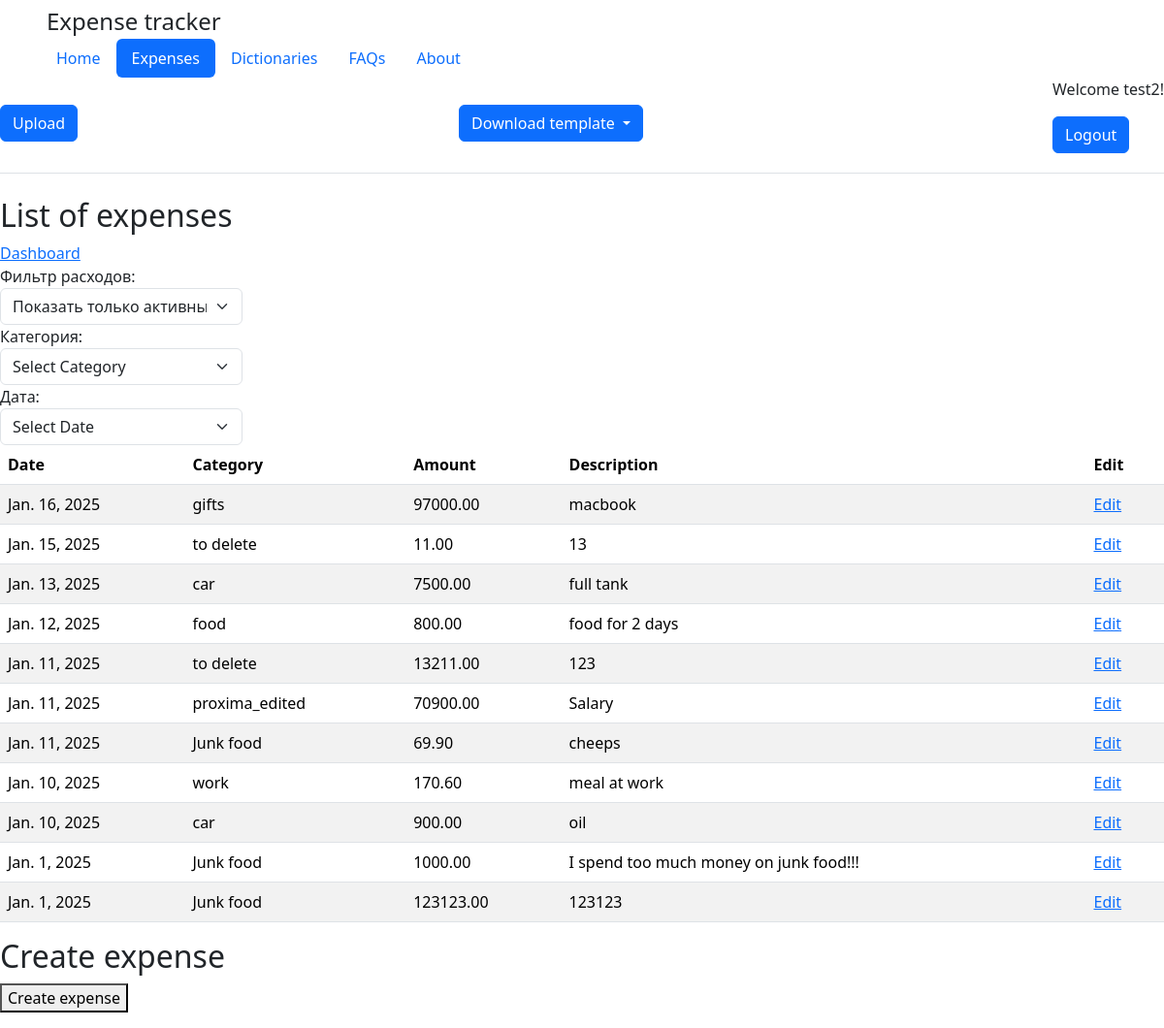
The app's page /expenses/ (signed in), older data.
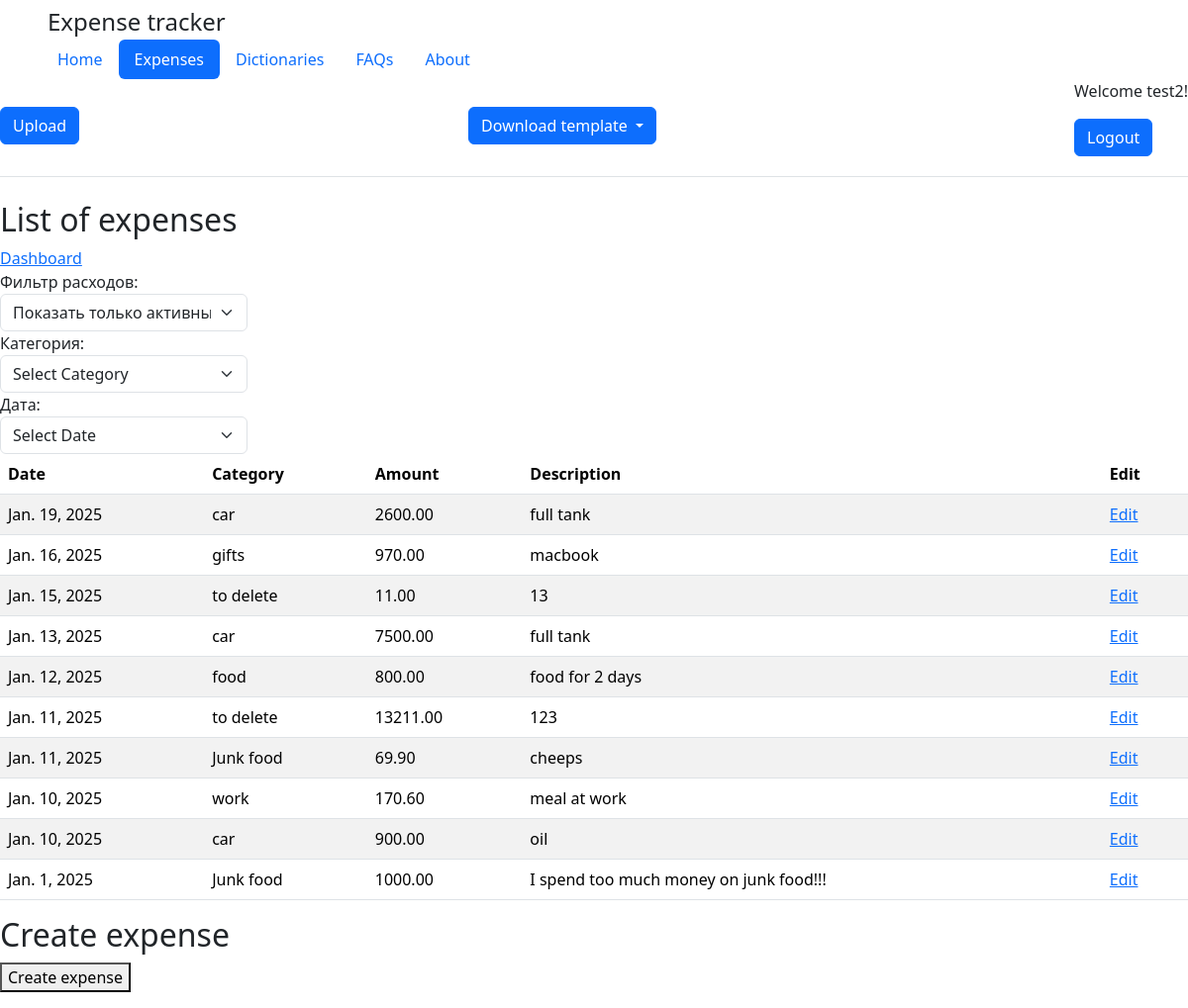
The same page, newer data.
### tracker_app/models.py (models this page shows, shortened)
class Expense(models.Model):
    date = models.DateField()
    category = models.ForeignKey(Category, on_delete=models.CASCADE)
    amount = models.DecimalField(max_digits=10, decimal_places=2, validators=[validate_positiv_decimal])
    desc = models.TextField(blank=True, null=True)
    time_update = models.DateTimeField(auto_now=True)
    is_delete = models.BooleanField(default=False)
    class Meta:
        verbose_name = 'Expense'
        verbose_name_plural = 'Expenses'

class Category(models.Model):
    name = models.CharField('category', max_length=250, unique=True)
    is_archive = models.BooleanField(default=False)
    class Meta:
        verbose_name = 'Category'
        verbose_name_plural = 'Categories'

### tracker_app/views.py (the view, shortened to what this page needs)
# urls.py: path('expenses/', views.Expenses.as_view(), name='expense'),
class Expenses(View):
    @decorator
    def get(self, request, pk=None):
        filter_type = request.GET.get('filter', 'active')
        filter_category = request.GET.get('filter_category', None)
        if filter_category:
            try:
                filter_category = int(filter_category)
            except ValueError:
                filter_category = None
        categories = Category.objects.all()
        list_for_auth = UserExpenses.objects.filter(user=request.user.id)
        expenses_for_auth = list_for_auth.values_list('expense', flat=True)
        today = datetime.date.today()
        if pk is None:
            if filter_category:
                exp_list = Expense.objects.filter(id__in=expenses_for_auth, category=filter_category).order_by("-date")
            else:
                exp_list = Expense.objects.filter(id__in=expenses_for_auth).order_by("-date")
            if filter_type == 'active':
                exp_list = exp_list.filter(is_delete=False)
            elif filter_type == 'deleted':
                exp_list = exp_list.filter(is_delete=True)
            return render(request, 'tracker_app/expenses.html', {
                'exp_list': exp_list,
                'filter_type': filter_type,
                'filter_category': filter_category,
                'categories': categories,
                'today': today
            })
        else:
            exp = get_object_or_404(Expense, pk=pk)
            form = ExpensesForm(instance=exp)
            return render(request, 'tracker_app/expenses_edit.html', {'form': form, 'exp': exp, 'today': today})

### tracker_app/views.py (called while the page is built)
def decorator(func):
    def wrapper(self, request, *args, **kwargs):
        if request.user.is_authenticated:
            return func(self, request,  *args, **kwargs)
        else:
            return redirect('users:login')
    return wrapper

### tracker_app/templates/tracker_app/expenses.html (shortened to what this page needs)
{% extends 'users/base.html' %}
{% block export %}
    <body>
        <form action="{% url 'tracker:upload_csv' %}" method="post" enctype="multipart/form-data">
            <button type="submit" class="btn btn-primary" style="margin-right: 3px;">Upload</button>
        </form>
    </body>
    <div class="dropdown">
        <button class="btn btn-primary dropdown-toggle" type="button" id="dropdownMenuButton" data-bs-toggle="dropdown" aria-expanded="false">
            Download template
        </button>
    </div>
{% endblock %}
{% block body%}
    <h2>List of expenses</h2>
    <a href="{% url 'dashboard:example_dashboard' %}">Dashboard</a>
    <form method="get">
       <label for="filter">Фильтр расходов:</label>
            <select  class="form-select custom-width" aria-label="Default select example" name="filter" id="filter" onchange="this.form.submit()">
                <option value="active" {% if filter_type == 'active' %}selected{% endif %}>Показать только активные</option>
            </select>
       <label for="filter_category">Категория:</label>
            <select class="form-select custom-width" name="filter_category" id="filter_category" onchange="this.form.submit()">
                <option value="">Select Category</option>
            </select>
       <label for="filter_category">Дата:</label>
            <select class="form-select custom-width" name="filter_date" id="filter_date" onchange="this.form.submit()">
                <option value="">Select Date</option>
            </select>
    </form>
    <table class="table table-striped table-hover">
        <thead>
            <tr >
                <th>Date</th>
                <th>Category</th>
                <th>Amount</th>
                <th>Description</th>
                <th>Edit</th>
            </tr>
        </thead>
        <tbody>
            {% for expense in exp_list %}
            <tr>
                <td>{{ expense.date }}</td>
                <td>{{ expense.category.name }}</td>
                <td>{{ expense.amount }}</td>
                <td>{{ expense.desc }}</td>
                <td><a href="{% url 'tracker:edit_expense' pk=expense.pk %}">Edit</a></td>
            </tr>
            {% endfor %}
        </tbody>
    </table>
<form action="{% url 'tracker:create_expense' %}" method="post">
    <h2>Create expense</h2>
    <p><button type="submit" name="action" value="create_expense">Create expense</button></p>
</form>
{% endblock %}

### users/templates/users/base.html (shortened to what this page needs)
{% load static %}
<!doctype html>
<html lang="en">
<head>
    <link rel="stylesheet" href="https://cdn.jsdelivr.net/npm/bootstrap@5.3.3/dist/css/bootstrap.min.css">
    <link rel="stylesheet" href="{% static 'users/css/main_style.css' %}">
</head>
<body>
    <header class="d-flex flex-wrap align-items-center justify-content-between py-1 mb-4 border-bottom">
        <a href="/" class="d-flex align-items-center mb-3 mb-md-0 me-md-0 text-dark text-decoration-none">
            <svg class="bi me-2" width="40" height="32" role="img" aria-label="Bootstrap"><use xlink:href="#bootstrap"/></svg>
            <span class="fs-4">Expense tracker</span>
        </a>
        <div class="container custom-container">
            <ul class="nav nav-pills justify-content-start">
                <li class="nav-item">
                    <a href="{% url 'tracker:home' %}" class="nav-link {% if request.path == '/' %}active{% endif %}" aria-current="page">Home</a>
                </li>
                <li class="nav-item">
                    <a href="{% url 'tracker:expense' %}" class="nav-link {% if request.path == '/expenses/' %}active{% endif %}">Expenses</a>
                </li>
                <li class="nav-item">
                    <a href="{% url 'tracker:dict' %}" class="nav-link {% if request.path == '/dict/' %}active{% endif %}">Dictionaries</a>
                </li>
                <li class="nav-item"><a href="#" class="nav-link">FAQs</a></li>
                <li class="nav-item"><a href="#" class="nav-link">About</a></li>
            </ul>
        </div>
        {% block export %}
        {% endblock %}
        <ul>
            {% if user.is_authenticated %}
                <div class="user-info">
                    <p>Welcome {{ user.username }}!</p>
                    <li class="btn btn-primary"><a href="{% url 'users:logout' %}" role="button" style="text-decoration: none; color: white;">Logout</a></li>
                </div>
            {% else %}
                <div class="user-info">
                    <p>Hello unknown!</p>
                    <li class="btn btn-primary"><a href="{% url 'users:login' %}" role="button" style="text-decoration: none; color: white;">Please login</a></li>
                </div>
            {% endif %}
        </ul>
    </header>
    <main>
        {% block body %}
        {% endblock %}
    </main>
</body>
</html>

### users/static/users/css/main_style.css (style rules this page uses)
main { margin-top: 0vh; }
.custom-width { width: 250px; }

Row changes from the older to the newer data that the page shows:
removed Expense: date "Jan. 11, 2025", category.name "proxima_edited", amount "70900.00", desc "Salary"
removed Expense: date "Jan. 1, 2025", category.name "Junk food", amount "123123.00", desc "123123"
added Expense: date "Jan. 19, 2025", category.name "car", amount "2600.00", desc "full tank"
changed Expense "Jan. 16, 2025": amount "97000.00" → "970.00"
